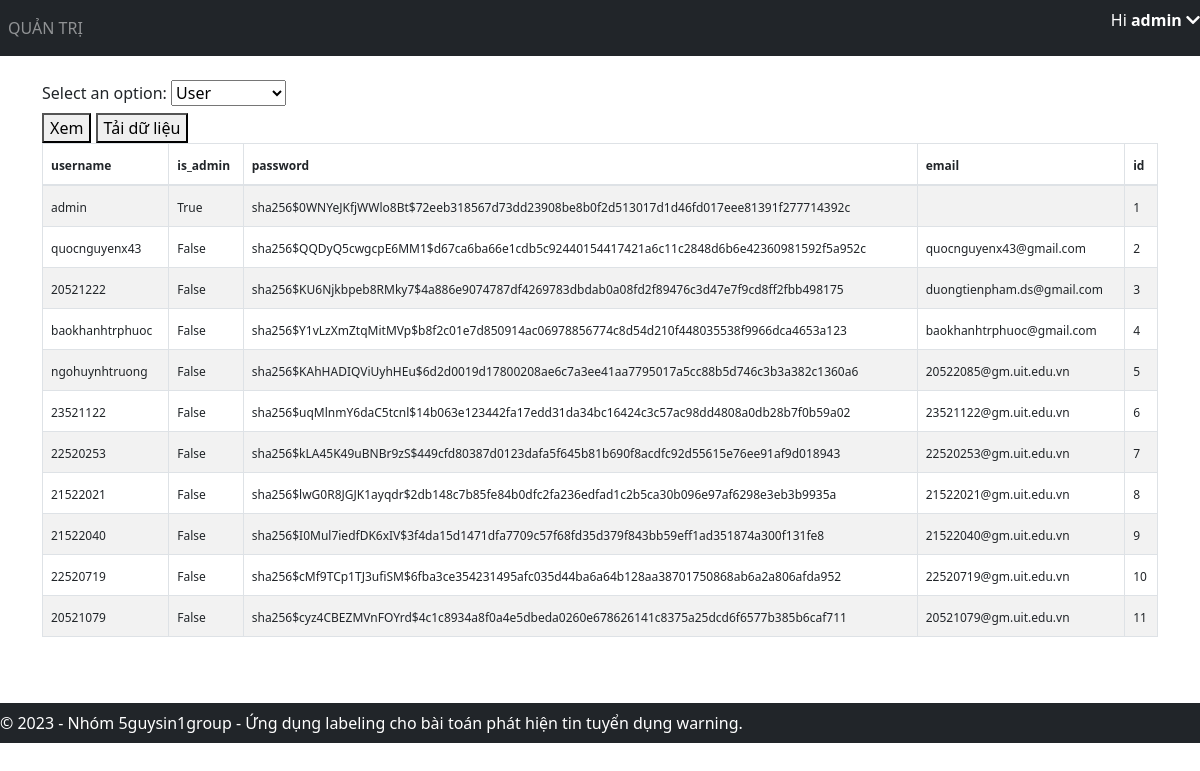
The app's page /view-data (signed in) with its own data.
### application/models.py (models this page shows)
class User(db.Model, UserMixin):
    id = db.Column(db.Integer, primary_key=True)
    email = db.Column(db.String(150), unique=True)
    username = db.Column(db.String(20), unique=True)
    password = db.Column(db.String(150))
    is_admin = db.Column(db.Boolean, default=False)
    annotations = db.relationship('Annotation')

### application/views.py (the view, shortened to what this page needs)
@views.route('/view-data', methods=['GET', 'POST'])
@login_required
def view_data():
    if not current_user.is_admin:
        return "Không có quyền truy cập vào trang quản trị admin.", 403
    data = User.query.all()
    data = [d.__dict__ for d in data]
    for d in data:
        d.pop('_sa_instance_state', None)
    return render_template(
        "view_data.html",
        user=current_user,
        data=data,
    )

### application/__init__.py (called while the page is built)
def create_app():
    app = Flask(__name__)
    app.config['SECRET_KEY'] = 'hjshjhdjah kjshkjdhjs' # random key
    app.config['SQLALCHEMY_DATABASE_URI'] = f'sqlite:///{DB_NAME}'
    db.init_app(app)
    from .views import views
    from .auth import auth
    app.register_blueprint(views, url_prefix='/')
    app.register_blueprint(auth, url_prefix='/')
    from .models import User
    with app.app_context():
        db.create_all()
        create_admin(db)
    login_manager = LoginManager()
    login_manager.login_view = 'auth.login'
    login_manager.init_app(app)
    @login_manager.user_loader
    def load_user(id):
        return User.query.get(int(id))
    return app

### application/templates/view_data.html (shortened to what this page needs)
{% extends "base.html" %}
{% block content %}
<link href="https://cdn.jsdelivr.net/npm/bootstrap@5.3.0/dist/css/bootstrap.min.css" rel="stylesheet">
<form method="POST">
    <label for="table-select">Select an option:</label>
    <select id="table-select" name="table-select">
        <option value="user" selected>User</option>
    </select>
    <br>
    <button type="submit" name="action" value="view">Xem</button>
    <button type="submit" name="action" value="download">Tải dữ liệu</button>
</form>
<div style="overflow-x: auto">
    <table id="data" class="table table-condensed table-bordered table-hover table-striped">
        <thead>
            <tr>
                {% if data %}
                    {% for key in data[0].keys() %}
                        <th><span style="font-size: 12px;" data-toggle="tooltip" data-placement="top" title="{{ key }}">{{ key }}</span></th>
                    {% endfor %}
                {% endif %}
            </tr>
        </thead>
        <tbody>
            {% if data %}
                {% for item in data %}
                    <tr>
                        {% for key in data[0].keys() %}
                            <td tabindex="1"><span style="font-size: 12px;" title="{{ item[key] }}" class="ellipsis">{{ item[key] }}</span></td>
                        {% endfor %}
                    </tr>
                {% endfor %}
            {% endif %}
        </tbody>
    </table>
</div>
{% endblock %}

### application/templates/base.html (shortened to what this page needs)
<!DOCTYPE html>
<html>
<head>
    <link rel="stylesheet" href="https://stackpath.bootstrapcdn.com/bootstrap/4.4.1/css/bootstrap.min.css" />
    <link rel="stylesheet" href="https://stackpath.bootstrapcdn.com/font-awesome/4.7.0/css/font-awesome.min.css" />
    <link rel="stylesheet" href="https://cdnjs.cloudflare.com/ajax/libs/font-awesome/5.15.4/css/all.min.css">
</head>
<body>
    <nav class="navbar navbar-expand-lg navbar-dark bg-dark">
        <div class="collapse navbar-collapse" id="navbar">
            <div class="navbar-nav">
                {% if user.is_admin %}
                <a class="nav-item nav-link" id="admin" href="/admin">QUẢN TRỊ</a>
                {% endif %}
            </div>
        </div>
        {% if user.is_authenticated %}
        <p id="greeting" class="text-white">Hi <strong>{{ user.username }}  </strong><i class="fas fa-chevron-down" id="arrow-down"></i></p>
        {% endif %}
    </nav>
    <br>
    <div class="container">{% block content %} {% endblock %}</div>
    <footer class="navbar navbar-dark bg-dark text-center py-2" style="margin-top: 50px;">
        &copy; 2023 - Nhóm 5guysin1group - Ứng dụng labeling cho bài toán phát hiện tin tuyển dụng warning.
    </footer>
</body>
</html>

### application/templates/base.html (style rules this page uses)
body { min-height: 3000px; }
footer { position: absolute; left: 0; bottom: 0; width: 100%; background-color: #343a40; color: #fff; padding: 10px; }

### application/templates/view_data.html (style rules this page uses)
.ellipsis { max-width: 100px; white-space: nowrap; overflow: hidden; text-overflow: ellipsis; }

### records on screen
User: username "admin", username "admin" "True" "sha256$0WNYeJKfjWWlo8Bt$72eeb318567d73dd23908be8b0f2d513017d1d46fd017eee81391f277714392c" "1"
User: username "quocnguyenx43" "False" "sha256$QQDyQ5cwgcpE6MM1$d67ca6ba66e1cdb5c92440154417421a6c11c2848d6b6e42360981592f5a952c" "quocnguyenx43@gmail.com" "2"
User: username "20521222" "False" "sha256$KU6Njkbpeb8RMky7$4a886e9074787df4269783dbdab0a08fd2f89476c3d47e7f9cd8ff2fbb498175" "duongtienpham.ds@gmail.com" "3"
User: username "baokhanhtrphuoc" "False" "sha256$Y1vLzXmZtqMitMVp$b8f2c01e7d850914ac06978856774c8d54d210f448035538f9966dca4653a123" "baokhanhtrphuoc@gmail.com" "4"
User: username "ngohuynhtruong" "False" "sha256$KAhHADIQViUyhHEu$6d2d0019d17800208ae6c7a3ee41aa7795017a5cc88b5d746c3b3a382c1360a6" "20522085@gm.uit.edu.vn" "5"
User: username "23521122" "False" "sha256$uqMlnmY6daC5tcnl$14b063e123442fa17edd31da34bc16424c3c57ac98dd4808a0db28b7f0b59a02" "23521122@gm.uit.edu.vn" "6"
User: username "22520253" "False" "sha256$kLA45K49uBNBr9zS$449cfd80387d0123dafa5f645b81b690f8acdfc92d55615e76ee91af9d018943" "22520253@gm.uit.edu.vn" "7"
User: username "21522021" "False" "sha256$lwG0R8JGJK1ayqdr$2db148c7b85fe84b0dfc2fa236edfad1c2b5ca30b096e97af6298e3eb3b9935a" "21522021@gm.uit.edu.vn" "8"
User: username "21522040" "False" "sha256$I0Mul7iedfDK6xIV$3f4da15d1471dfa7709c57f68fd35d379f843bb59eff1ad351874a300f131fe8" "21522040@gm.uit.edu.vn" "9"
User: username "22520719" "False" "sha256$cMf9TCp1TJ3ufiSM$6fba3ce354231495afc035d44ba6a64b128aa38701750868ab6a2a806afda952" "22520719@gm.uit.edu.vn" "10"
User: username "20521079" "False" "sha256$cyz4CBEZMVnFOYrd$4c1c8934a8f0a4e5dbeda0260e678626141c8375a25dcd6f6577b385b6caf711" "20521079@gm.uit.edu.vn" "11"

### other values on screen
{{ key }} "username" "is_admin" "password" "email" "id"
